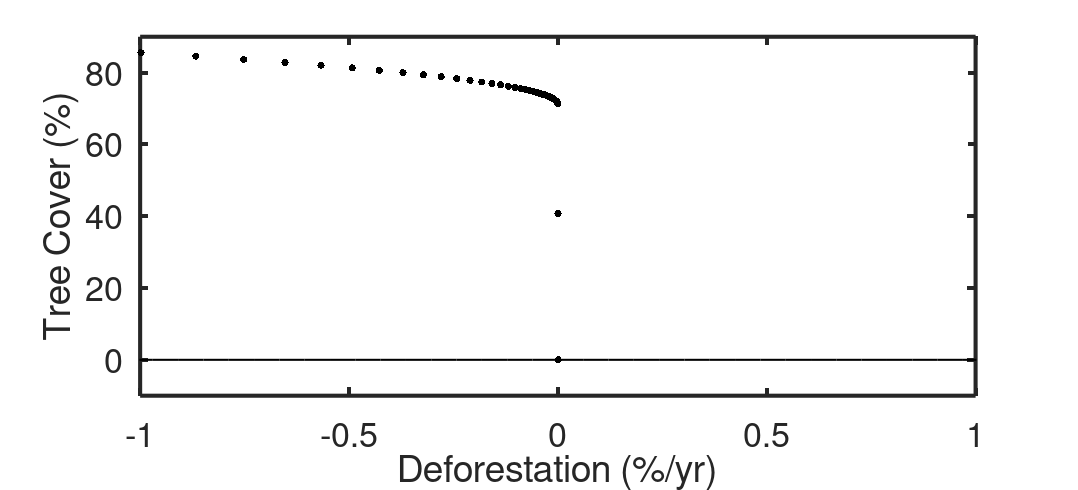
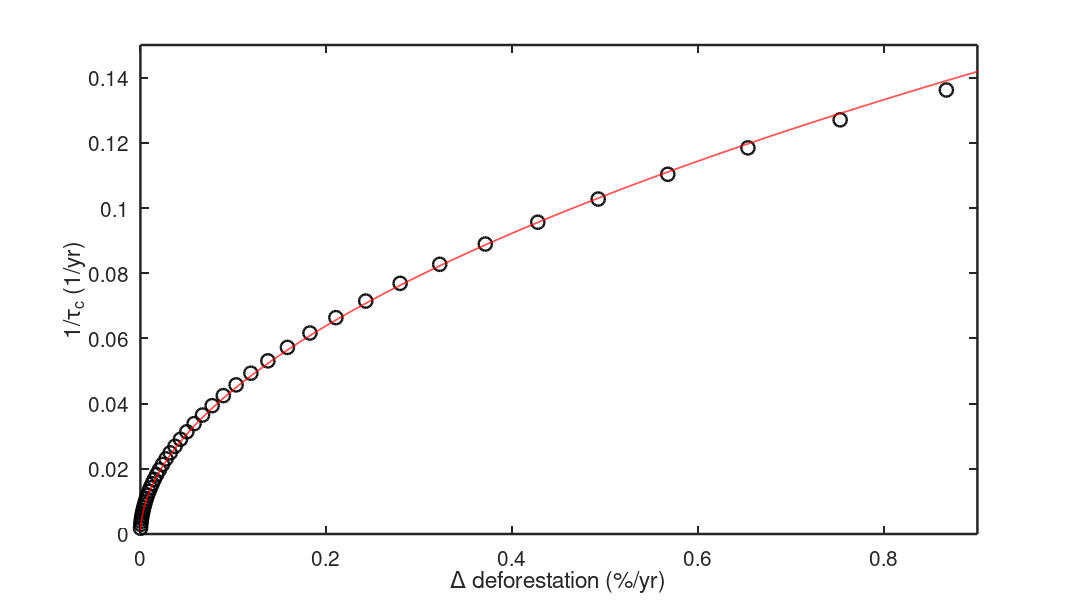

The MATLAB source for these figures, in order:
clear; clc;
close all;
load('DynamicResults1.5zoom.mat');

zeropoint = -0.4878899;

defoValues = defoValues - zeropoint;

plot(defoValues,convergedT,'.k','markersize', 16)
xlabel('Deforestation (%/yr)');
hold on;
plot((linspace(-2,4)),0*linspace(-2,4), '-k','LineWidth',1.5)
ylabel('Tree Cover (%)');
set(gca,'FontSize',25,'LineWidth',3.0);
%title('Converged Tree Cover')
axis([-1 1 -10 90])
r = 200; % pixels per inch
set(gcf, 'PaperUnits', 'inches', 'PaperPosition', [0 0 2200 1000]/r);
print(gcf,'-dpng',sprintf('-r%d',r), 'Tconv.png');
% 
% figure;
% plot(defo,T,'.k')
% xlabel('Deforestation');
% ylabel('Tree Cover');
% title('All Tree Cover Values')
% r = 100; % pixels per inch
% set(gcf, 'PaperUnits', 'inches', 'PaperPosition', [0 0 2200 1000]/r);
% print(gcf,'-dpng',sprintf('-r%d',r), 'allT.png');
% 
% 
% figure;
% plot(Time,T,'.k','markersize', 16)
% xlabel('Time (yr)');
% ylabel('Tree Cover (%)');
% set(gca,'FontSize',25,'LineWidth',3.0);
% %title('Time Series')
% axis([0.14e5 0.26e5 81.8 83.8])
% ax = gca;
% ax.XTick = [0.14e5:0.02e5:0.26e5];
% r = 200; % pixels per inch
% set(gcf, 'PaperUnits', 'inches', 'PaperPosition', [0 0 3600 1000]/r);
% print(gcf,'-dpng',sprintf('-r%d',r), 'timeSeriesfar.png');
% 
% figure;
% plot(Time,T,'.k','markersize', 16)
% xlabel('Time (yr)');
% ylabel('Tree Cover (%)');
% set(gca,'FontSize',25,'LineWidth',3.0);
% %title('Time Series')
% axis([2.14e5 2.26e5 71.25 71.6])
% r = 200; % pixels per inch
% set(gcf, 'PaperUnits', 'inches', 'PaperPosition', [0 0 3600 1000]/r);
% print(gcf,'-dpng',sprintf('-r%d',r), 'timeSeriesclose.png');

% 
% figure;
% %plot(-defoValues,timeConstants,'ok')
% loglog(-defoValues,timeConstants,'ok')
% hold on
% plot(1e-4:1e-4:1,6.5.*(1e-4:1e-4:1).^(-0.53),'-r')
% xlabel('Deforestation');
% ylabel('Time Constant of Convergence');
% title('Time Constant of Convergence')
% r = 100; % pixels per inch
% set(gcf, 'PaperUnits', 'inches', 'PaperPosition', [0 0 2200 1000]/r);
% print(gcf,'-dpng',sprintf('-r%d',r), 'timeConstants.png');


convSpeed = 1./timeConstants;
dconvSpeed = (convSpeed(2:end)-convSpeed(1:end-1))./(defoValues(2:end)-defoValues(1:end-1));
dconvSpeed = [1, dconvSpeed];
close all
figure;
%plot(-defoValues,timeConstants,'ok')
plot(-defoValues(2:end-5),convSpeed(2:end-5),'ok','markersize', 16,'LineWidth',2.8)
hold on
plot(1e-4:1e-4:1,1.5e-1.*(1e-4:1e-4:1).^(0.53),'-r','LineWidth',2.0)
xlabel('\Delta deforestation (%/yr)');
ylabel('1/\tau_c (1/yr)');
set(gca,'FontSize',25,'LineWidth',3.0);
axis([0 0.9 0 0.15])
%title('Time Constant of Convergence')
r = 100; % pixels per inch
set(gcf, 'PaperUnits', 'inches', 'PaperPosition', [0 0 1800 1000]/r);
print(gcf,'-dpng',sprintf('-r%d',r), 'timeConstants.png');

% figure;
% %plot(-defoValues,timeConstants,'ok')
% plot(-defoValues,-1/2*convSpeed./dconvSpeed,'ok')
% hold on
% plot(0:1e-4:1,(0:1e-4:1),'-r')
% xlabel('Deforestation');
% ylabel('Time Constant of Convergence');
% title('Time Constant of Convergence')
% r = 100; % pixels per inch
% set(gcf, 'PaperUnits', 'inches', 'PaperPosition', [0 0 2200 1000]/r);
% print(gcf,'-dpng',sprintf('-r%d',r), 'dtimeConstants.png');
% 
